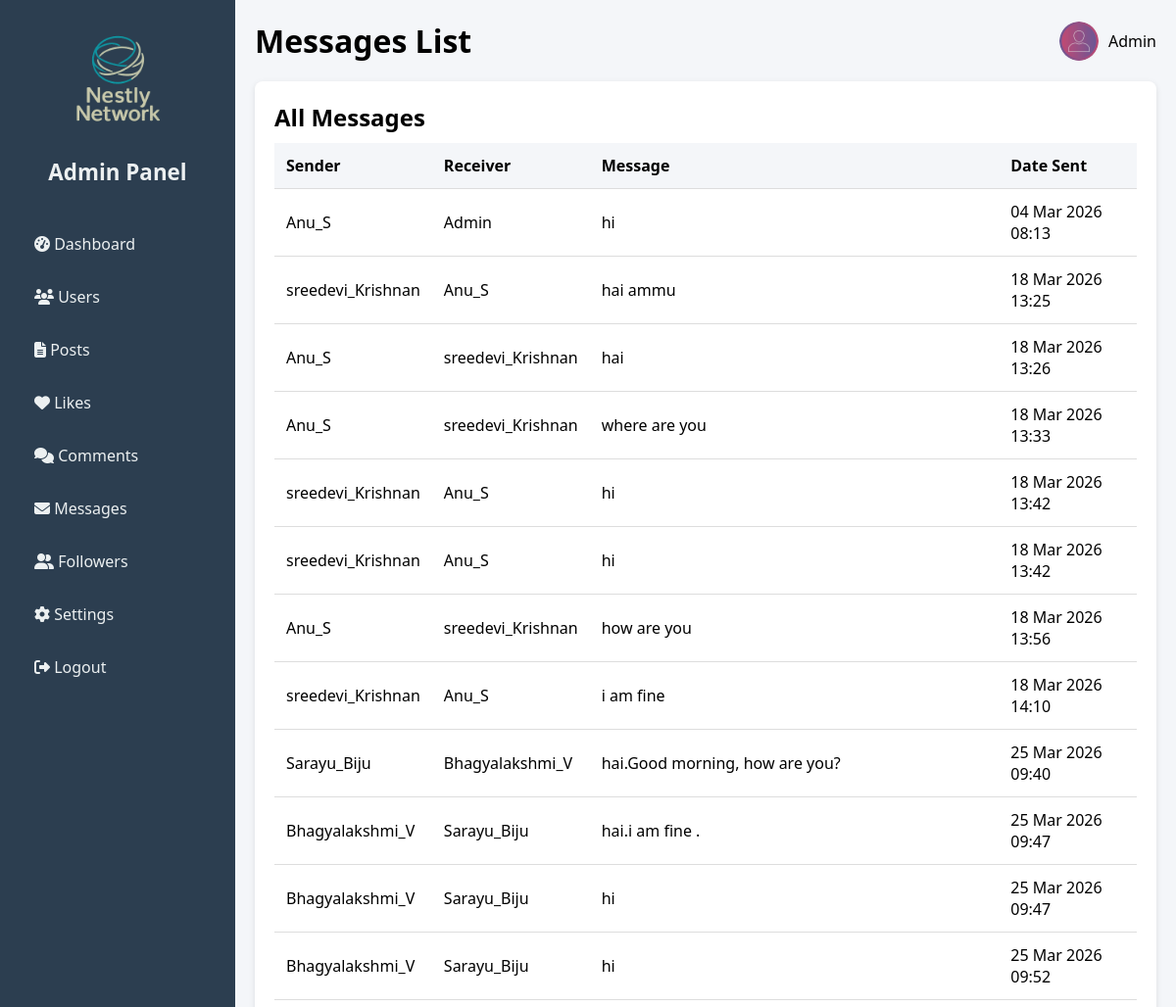
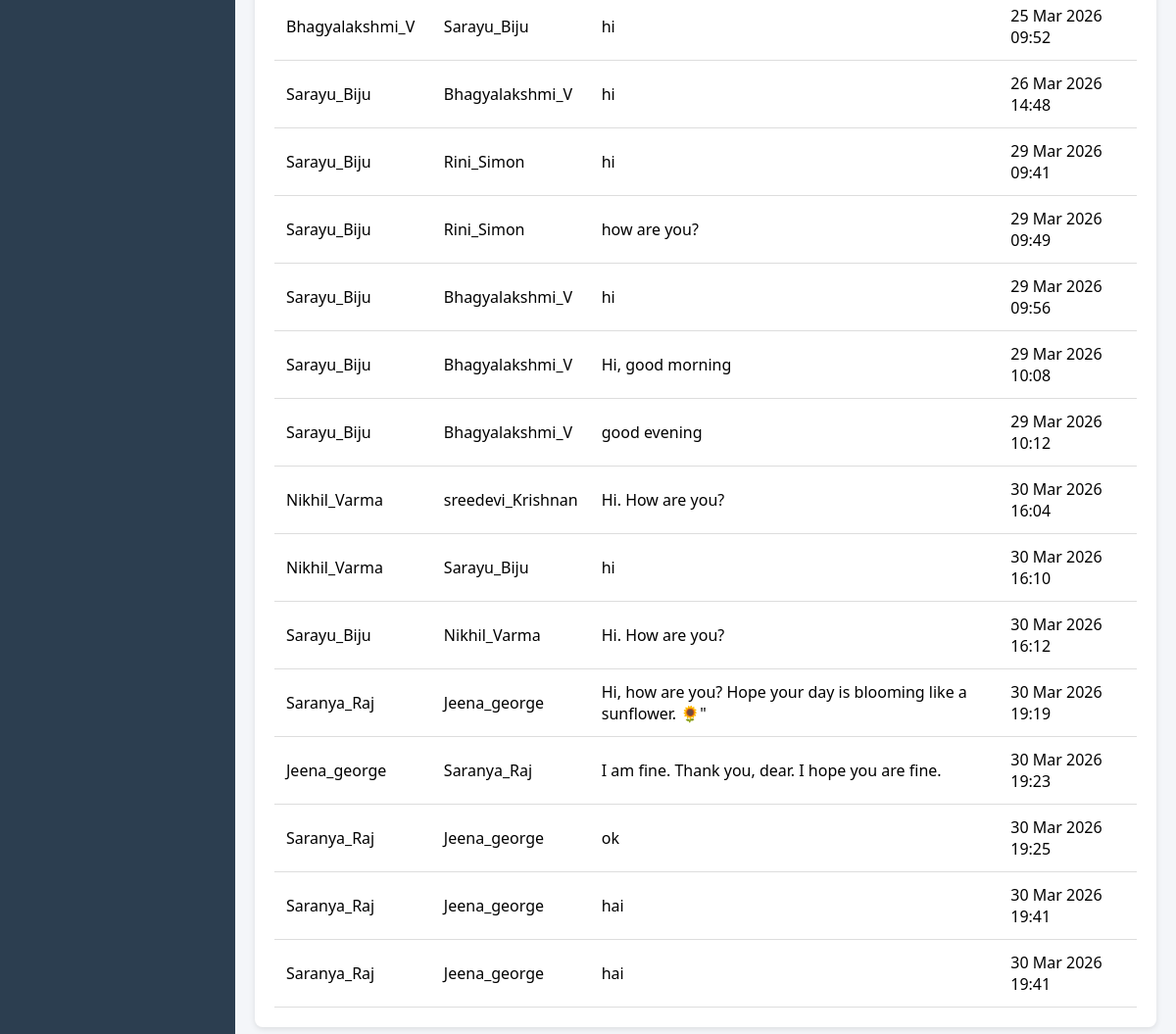
Screenshot of /messages/ with the database file from the repository (2 pictures, top to bottom).
### core/models.py (models this page shows, shortened)
class Message(models.Model):
    sender = models.ForeignKey(User, related_name="sent_messages", on_delete=models.CASCADE)
    receiver = models.ForeignKey(User, related_name="received_messages", on_delete=models.CASCADE)
    text = models.TextField()
    created_at = models.DateTimeField(auto_now_add=True)  # single timestamp field

### core/views.py (the view)
# urls.py: path("messages/", views.messages_list, name="messages_list"),
def messages_list(request):
    messages = Message.objects.all()
    return render(request, "core/messages_list.html", {"messages": messages})

### Social_media/core/templates/core/messages_list.html (shortened to what this page needs)
{% load static %}
<!DOCTYPE html>
<html lang="en">
<head>
  <link rel="stylesheet" href="{% static 'core/css/admin.css' %}">
  <link rel="stylesheet" href="https://cdnjs.cloudflare.com/ajax/libs/font-awesome/6.5.0/css/all.min.css">
</head>
<body>
  <div class="sidebar">
    <img src="{% static 'core/images/logo.png' %}" alt="Logo" class="brand-logo">
    <h2>Admin Panel</h2>
    <ul>
      <li><a href="{% url 'admin_dashboard' %}"><i class="fas fa-tachometer-alt"></i> Dashboard</a></li>
      <li><a href="{% url 'users_list' %}"><i class="fas fa-users"></i> Users</a></li>
      <li><a href="{% url 'posts_list' %}"><i class="fas fa-file-alt"></i> Posts</a></li>
      <li><a href="{% url 'likes_list' %}"><i class="fas fa-heart"></i> Likes</a></li>
      <li><a href="{% url 'comments_list' %}"><i class="fas fa-comments"></i> Comments</a></li>
      <li><a href="{% url 'messages_list' %}" class="active"><i class="fas fa-envelope"></i> Messages</a></li>
      <li><a href="{% url 'followers_list' %}"><i class="fas fa-user-friends"></i> Followers</a></li>
      <li><a href="{% url 'admin_settings' %}"><i class="fas fa-cog"></i> Settings</a></li>
      <li><a href="#" class="logout" onclick="confirmLogout()"><i class="fas fa-sign-out-alt"></i> Logout</a></li>
    </ul>
  </div>
  <div class="main-content">
    <header>
      <h1>Messages List</h1>
      <div class="profile">
        <img src="{% static 'core/images/admin.jpg' %}" alt="Admin img">
        <span>Admin</span>
      </div>
    </header>
    <section class="table-section">
      <h2>All Messages</h2>
      <table>
        <thead>
          <tr>
            <th>Sender</th>
            <th>Receiver</th>
            <th>Message</th>
            <th>Date Sent</th>
          </tr>
        </thead>
        <tbody>
          {% for message in messages %}
          <tr>
            <td>{{ message.sender.username }}</td>
            <td>{{ message.receiver.username }}</td>
            <td>{{ message.text|truncatechars:80 }}</td>
            <td>{{ message.created_at|date:"d M Y H:i"  }}</td>
          </tr>
          {% empty %}
          <tr><td colspan="4">No messages found.</td></tr>
          {% endfor %}
        </tbody>
      </table>
    </section>
  </div>
</body>
</html>

### core/static/core/css/admin.css (style rules this page uses)
* { margin: 0; padding: 0; box-sizing: border-box; font-family: "Segoe UI", sans-serif; }
body { display: flex; min-height: 100vh; background: #f4f6f9; }
.sidebar { width: 240px; background: #2c3e50; color: #fff; padding: 20px; min-height: 100vh; display: flex; flex-direction: column; align-items: center; }
.sidebar .brand-logo { width: 120px; height: auto; margin-bottom: 20px; }
.sidebar h2 { font-size: 1.4rem; margin-bottom: 25px; text-align: center; color: #ecf0f1; }
.sidebar ul { list-style: none; width: 100%; padding: 0; }
.sidebar ul li { margin: 12px 0; }
.sidebar ul li a { display: block; padding: 10px 15px; color: #ecf0f1; text-decoration: none; border-radius: 6px; transition: background 0.3s, color 0.3s; }
.main-content { flex: 1; padding: 20px; }
header { display: flex; justify-content: space-between; align-items: center; margin-bottom: 20px; }
header .profile { display: flex; align-items: center; }
header .profile img { width: 40px; height: 40px; border-radius: 50%; margin-right: 10px; }
.table-section { background: #fff; padding: 20px; border-radius: 8px; box-shadow: 0 2px 6px rgba(0,0,0,0.1); }
table { width: 100%; border-collapse: collapse; margin-top: 10px; }
table th, table td { padding: 12px; border-bottom: 1px solid #ddd; text-align: left; }
table th { background: #f4f6f9; }

### rows the page displays
Message: sender.username "Anu_S", receiver.username "Admin", text "hi", created_at "04 Mar 2026 08:13"
Message: sender.username "sreedevi_Krishnan", receiver.username "Anu_S", text "hai ammu", created_at "18 Mar 2026 13:25"
Message: sender.username "Anu_S", receiver.username "sreedevi_Krishnan", text "hai", created_at "18 Mar 2026 13:26"
Message: sender.username "Anu_S", receiver.username "sreedevi_Krishnan", text "where are you", created_at "18 Mar 2026 13:33"
Message: sender.username "sreedevi_Krishnan", receiver.username "Anu_S", text "hi", created_at "18 Mar 2026 13:42"
Message: sender.username "sreedevi_Krishnan", receiver.username "Anu_S", text "hi", created_at "18 Mar 2026 13:42"
Message: sender.username "Anu_S", receiver.username "sreedevi_Krishnan", text "how are you", created_at "18 Mar 2026 13:56"
Message: sender.username "sreedevi_Krishnan", receiver.username "Anu_S", text "i am fine", created_at "18 Mar 2026 14:10"
Message: sender.username "Sarayu_Biju", receiver.username "Bhagyalakshmi_V", text "hai.Good morning, how are you?", created_at "25 Mar 2026 09:40"
Message: sender.username "Bhagyalakshmi_V", receiver.username "Sarayu_Biju", text "hai.i am fine .", created_at "25 Mar 2026 09:47"
Message: sender.username "Bhagyalakshmi_V", receiver.username "Sarayu_Biju", text "hi", created_at "25 Mar 2026 09:47"
Message: sender.username "Bhagyalakshmi_V", receiver.username "Sarayu_Biju", text "hi", created_at "25 Mar 2026 09:52"
Message: sender.username "Bhagyalakshmi_V", receiver.username "Sarayu_Biju", text "hi", created_at "25 Mar 2026 09:52"
Message: sender.username "Sarayu_Biju", receiver.username "Bhagyalakshmi_V", text "hi", created_at "26 Mar 2026 14:48"
Message: sender.username "Sarayu_Biju", receiver.username "Rini_Simon", text "hi", created_at "29 Mar 2026 09:41"
Message: sender.username "Sarayu_Biju", receiver.username "Rini_Simon", text "how are you?", created_at "29 Mar 2026 09:49"
Message: sender.username "Sarayu_Biju", receiver.username "Bhagyalakshmi_V", text "hi", created_at "29 Mar 2026 09:56"
Message: sender.username "Sarayu_Biju", receiver.username "Bhagyalakshmi_V", text "Hi, good morning", created_at "29 Mar 2026 10:08"
Message: sender.username "Sarayu_Biju", receiver.username "Bhagyalakshmi_V", text "good evening", created_at "29 Mar 2026 10:12"
Message: sender.username "Nikhil_Varma", receiver.username "sreedevi_Krishnan", text "Hi. How are you?", created_at "30 Mar 2026 16:04"
Message: sender.username "Nikhil_Varma", receiver.username "Sarayu_Biju", text "hi", created_at "30 Mar 2026 16:10"
Message: sender.username "Sarayu_Biju", receiver.username "Nikhil_Varma", text "Hi. How are you?", created_at "30 Mar 2026 16:12"
Message: sender.username "Saranya_Raj", receiver.username "Jeena_george", text "Hi, how are you? Hope your day is blooming like a sunflower. 🌻\"", created_at "30 Mar 2026 19:19"
Message: sender.username "Jeena_george", receiver.username "Saranya_Raj", text "I am fine. Thank you, dear. I hope you are fine.", created_at "30 Mar 2026 19:23"
Message: sender.username "Saranya_Raj", receiver.username "Jeena_george", text "ok", created_at "30 Mar 2026 19:25"
Message: sender.username "Saranya_Raj", receiver.username "Jeena_george", text "hai", created_at "30 Mar 2026 19:41"
Message: sender.username "Saranya_Raj", receiver.username "Jeena_george", text "hai", created_at "30 Mar 2026 19:41"
